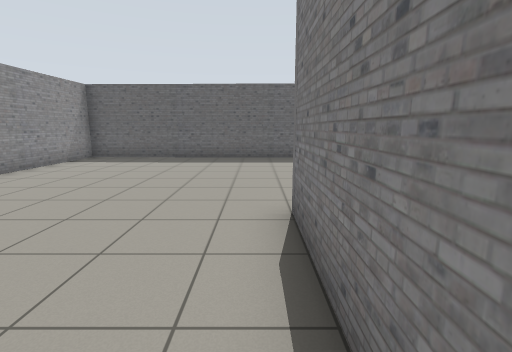
view 1 (above)

24 first-person views from a walk through a Gazebo world. The camera is 1.2 m above the floor, tilts 10° down and sees 85° across. The floor is counted in squares, 1 m on a side. Each view is taken from the middle of a square. On the plan, view 1 faces up. The plan holds only what a view shows up to about 12 squares ahead; the rest is blank.

view 2
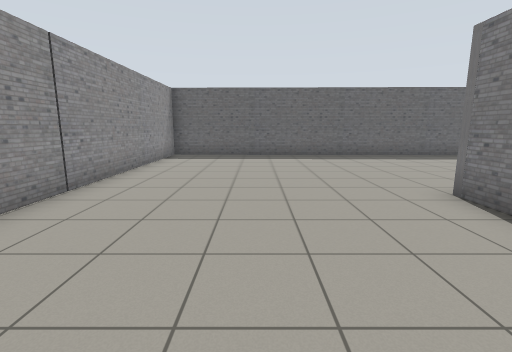

view 3
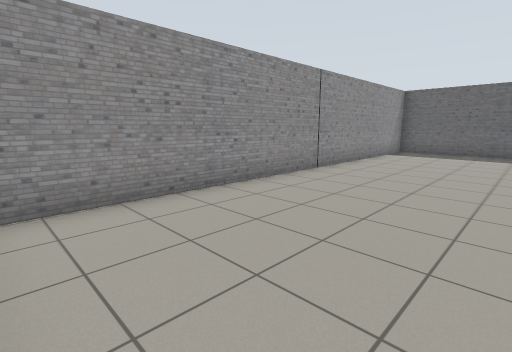

view 4
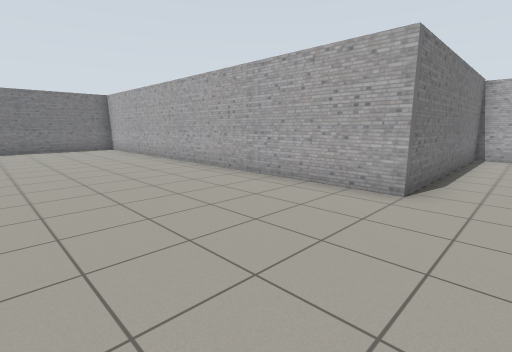

view 5
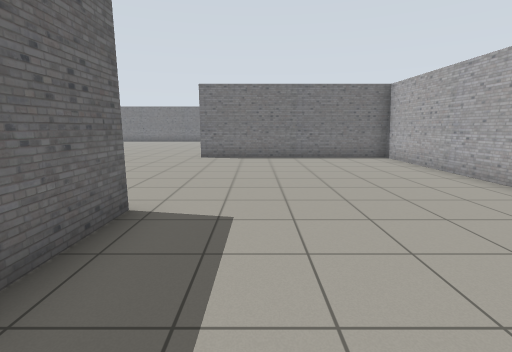

view 6
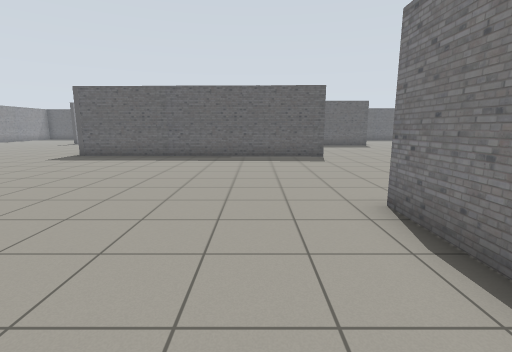

view 7
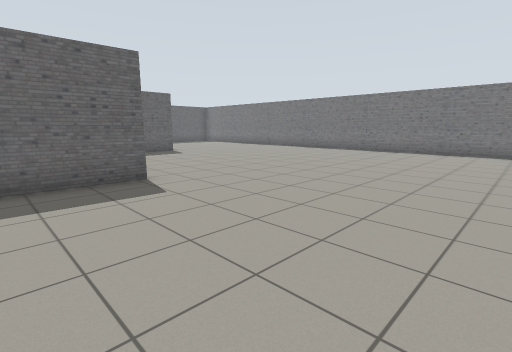

view 8
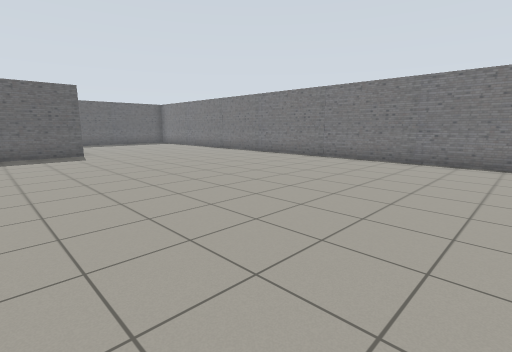

view 9
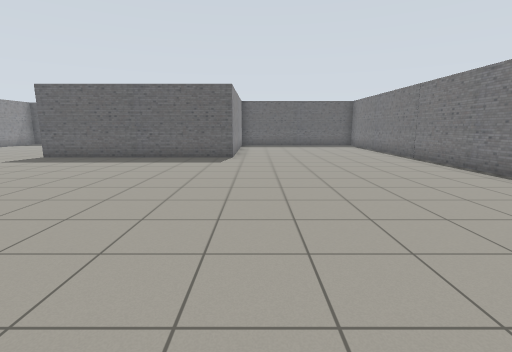

view 10
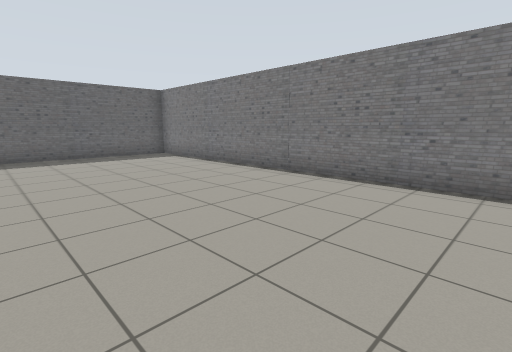

view 11
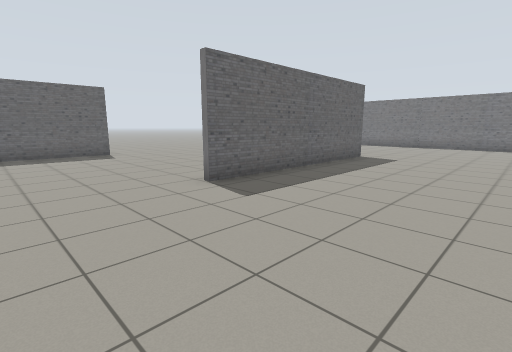

view 12
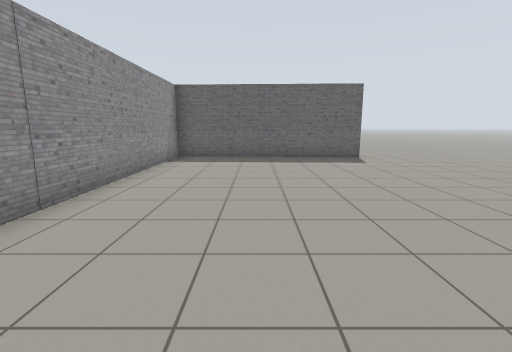

view 13
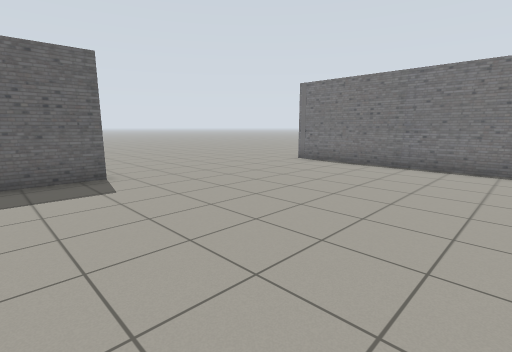

view 14
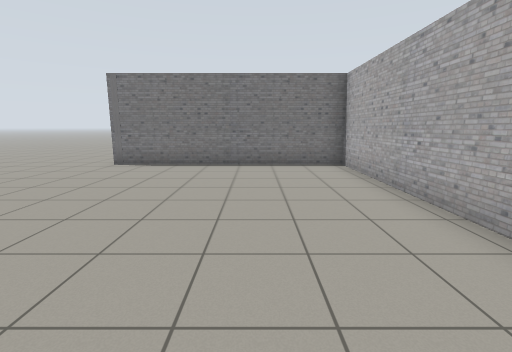

view 15
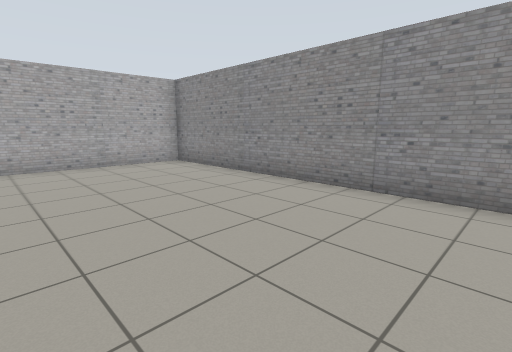

view 16
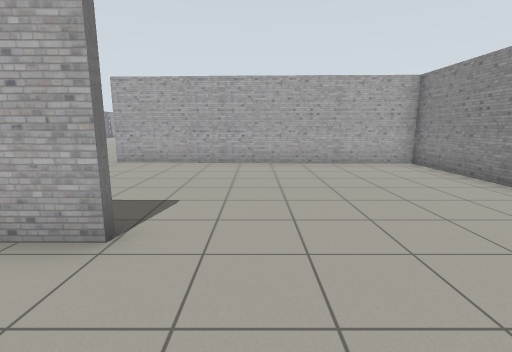

view 17
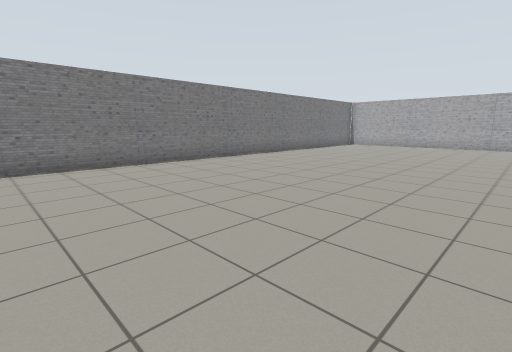

view 18
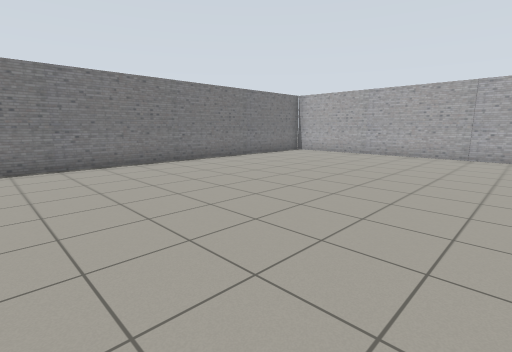

view 19
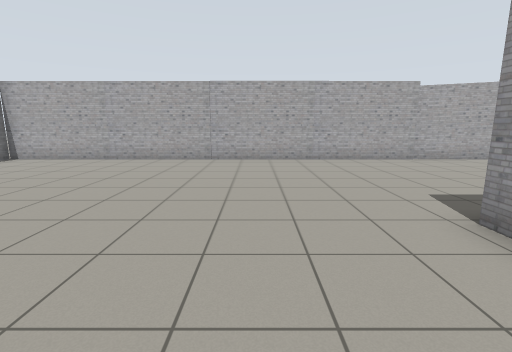

view 20
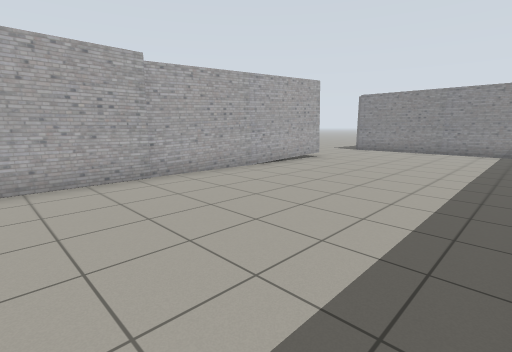

view 21
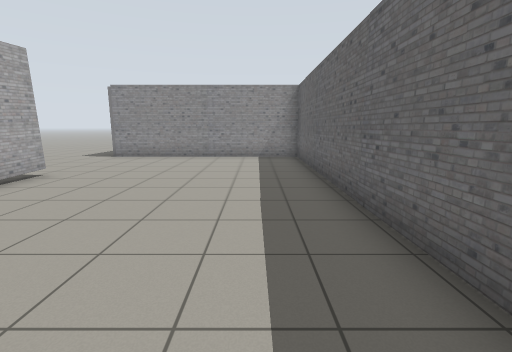

view 22
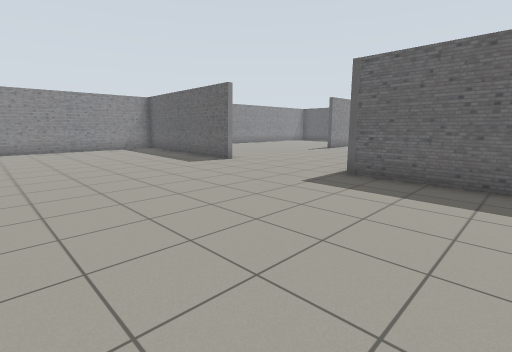

view 23
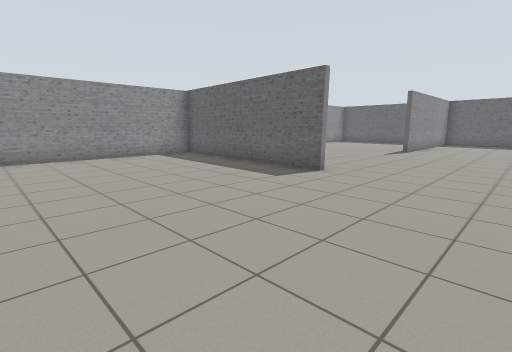

view 24
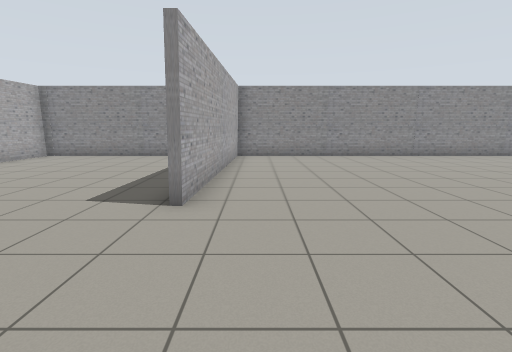

### Floor plan
Points are (right, up) in squares from view 1. A wall is a line through its corners. A room is listed if a view was taken in it or the views show most of it. See-through windows are left out.
Room 1 (views 1, 2, 3, 4, 5, 6, 7, 8, 9, 10, 11, 12, 13, 14, 15, 16, 17, 18, 19, 20, 21, 22, 23, 24)
walls: (15.8, 18.4) (5.6, 18.7); (7.9, 10.8) (-6.5, 11.1); (5.8, 18.9) (15.7, 18.5); (12.5, 25.2) (19.9, 25.2) (19.9, 32.6); (15.2, 4.1) (15.2, 3.6); (10.4, 3.6) (0.7, 3.6) (0.7, -3.9); (0.9, 18.8) (-5.4, 19); (20.1, 26) (20.1, 25) (12.5, 25); (-3.7, 19.3) (0.9, 19.1); (-5.2, 19.4) (-3.9, 19.3); (13.2, 32.9) (5.8, 33.2) (5.8, 18.6); (-6.1, 19.4) (-5.6, 19.4); (-6.5, 17.9) (-6.5, -3); (-6.6, 11.4) (-4.5, 11.3); (5, -3.4) (27.2, -3.3); (27.2, 0.8) (27.2, 31.2); (26.3, 32.1) (21.4, 32.2); (-0.5, -3.5) (0.5, -3.4) (0.5, 3.9) (15, 3.8) (15, 11.2); (-6.5, 30.6) (-6.5, 19.3) (0.8, 18.9)
ways out: opening at (1, -5)

Where each view was taken, in squares from view 1:
view 1: 0 up, 0 right, facing up
view 2: 1 down, 3 left, facing up
view 3: 3 down, 2 left, facing up-left
view 4: 9 up, 1 left, facing down-right
view 5: 9 up, 4 right, facing right
view 6: 7 up, 13 right, facing up
view 7: 12 up, 13 right, facing up-right
view 8: 12 up, 17 right, facing up-right
view 9: 14 up, 21 right, facing up
view 10: 20 up, 21 right, facing up-right
view 11: 20 up, 9 right, facing up-right
view 12: 22 up, 9 right, facing up
view 13: 26 up, 11 right, facing up-right
view 14: 28 up, 11 right, facing right
view 15: 28 up, 11 right, facing down-left
view 16: 28 up, 11 right, facing down
view 17: 15 up, 18 right, facing down-right
view 18: 9 up, 18 right, facing down-right
view 19: 7 up, 18 right, facing down
view 20: 3 up, 15 right, facing down-left
view 21: 2 up, 12 right, facing left
view 22: 12 up, 9 right, facing up-left
view 23: 12 up, 5 right, facing up-left
view 24: 20 up, 5 right, facing left
